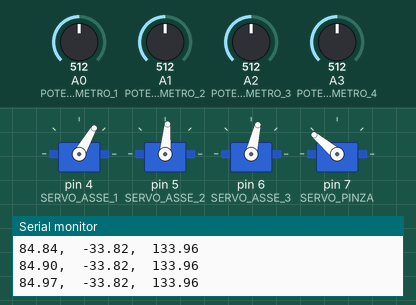
Simulated run of this sketch. Board: Arduino Uno, built with avr-gcc and run on an emulated ATmega328P. Parts: 4 × servo, the last lines printed to the serial monitor. The inputs (shaded band) are chosen by the test bench; at power-on: A3 (POTENZIOMETRO_4) = 512, A0 (POTENZIOMETRO_1) = 512, A1 (POTENZIOMETRO_2) = 512, A2 (POTENZIOMETRO_3) = 512.

Above: at 1.2 s.
1.3 s: A3 (POTENZIOMETRO_4) set to 306
At 2.38 s:
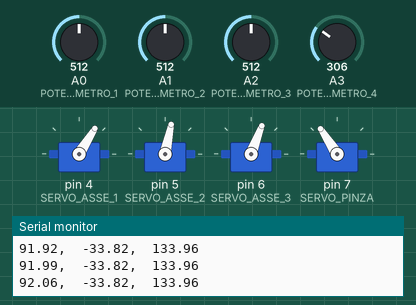
4.3 s: A3 (POTENZIOMETRO_4) set to 30
At 5.22 s:
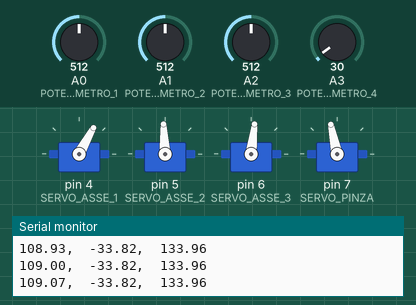
7.3 s: A3 (POTENZIOMETRO_4) set to 716
At 10.21 s:
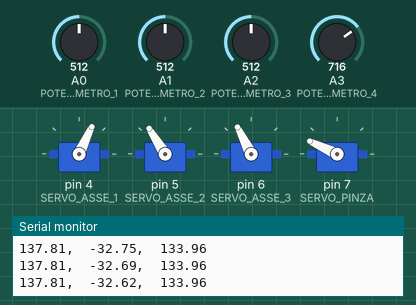
10.3 s: A3 (POTENZIOMETRO_4) set to 992
At 20.0 s:
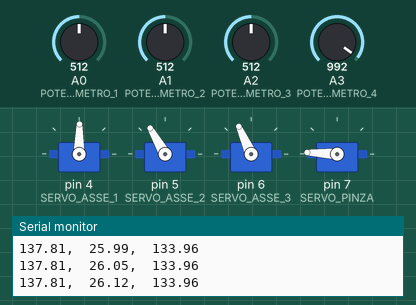
Timing chart, 0 to 21.2 s (numbered marks = the images above; inputs shaded):
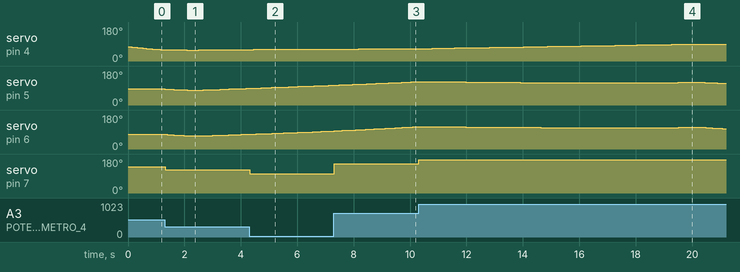

The sketch:

traiettoriaQuadratoXY.ino
```cpp
/*
 *  VEDI LA LEZIONE COMPLETA :  https://youtu.be/VfE-PyNZjaI
 */

#include <Servo.h>

Servo Servo_0;   /* asse 1, angolo Beta */
Servo Servo_1;   /* asse 2, angolo Alfa */
Servo Servo_2;   /* asse 3, angolo Gamma */
Servo Servo_3;

#define POTENZIOMETRO_1   A0
#define POTENZIOMETRO_2   A1
#define POTENZIOMETRO_3   A2
#define POTENZIOMETRO_4   A3

#define SERVO_ASSE_1  4
#define SERVO_ASSE_2  5
#define SERVO_ASSE_3  6
#define SERVO_PINZA   7
#define PULSANTE      3

#define DELTA_ALFA    1
#define DELTA_BETA    1
#define DELTA_GAMMA   1

#define OFFSET_ALFA    0
#define OFFSET_BETA    -11
#define OFFSET_GAMMA   -10

#define DELTA_T_MS    10000


int potenziometro[4];
int alfa1024, beta1024, gamma1024;
float xmm, ymm, zmm;
int tempoPressionePulsanteDS;


float punto0[3], punto1[3], punto2[3], punto3[3];
unsigned long t0, t1;
int   stato_movimento;
float velX, velY, velZ;


void setup()
{
  Serial.begin(115200);

  Servo_0.attach( SERVO_ASSE_1 );
  Servo_1.attach( SERVO_ASSE_2 );
  Servo_2.attach( SERVO_ASSE_3 );
  Servo_3.attach( SERVO_PINZA );

  // PULSANTE
  pinMode(PULSANTE, INPUT);

  tempoPressionePulsanteDS = 0;
  alfa1024 = 500;
  beta1024 = 500;
  gamma1024 = 500;
  calcoloCinematicoDiretto(alfa1024, beta1024, gamma1024, &xmm, &ymm, &zmm);
  writeServo();

  punto0[0] = xmm - 30; // x del punto 0
  punto0[1] = ymm - 30; // y del punto 0
  punto0[2] = zmm; // z del punto 0

  punto1[0] = xmm + 30; // x del punto 1
  punto1[1] = ymm - 30; // y del punto 1
  punto1[2] = zmm; // z del punto 1

  punto2[0] = xmm + 30; // x del punto 0
  punto2[1] = ymm + 30; // y del punto 0
  punto2[2] = zmm; // z del punto 0

  punto3[0] = xmm - 30; // x del punto 1
  punto3[1] = ymm + 30; // y del punto 1
  punto3[2] = zmm; // z del punto 1

  t0 = millis();
  velX = (punto1[0] - punto0[0])/DELTA_T_MS;
  velY = (punto1[1] - punto0[1])/DELTA_T_MS;
  velZ = (punto1[2] - punto0[2])/DELTA_T_MS;
  stato_movimento = 1;

  Serial.println( "Le tre velocità" );
  Serial.println( velX );
  Serial.println( velY );
  Serial.println( velZ );

}

/*
 - loop function
 * ---------------------------------------------------------------------------*/
void loop()
{
  float x2mm, y2mm, z2mm;

  readPot();   // leggo il potenziometro solo per la pinza

  /*
    x2mm = map(potenziometro[0], 0, 1023,   30, 100);
    y2mm = map(potenziometro[1], 0, 1023, -100, 100);
    z2mm = map(potenziometro[2], 0, 1023,    0, 150);
  */

  switch (stato_movimento) {
    case 1:
      /* devo andare da Punto0 a Punto1 */
      x2mm = punto0[0] + velX*(millis() - t0);
      y2mm = punto0[1] + velY*(millis() - t0);
      z2mm = punto0[2] + velZ*(millis() - t0);

      if ( (millis() - t0) >= DELTA_T_MS ) {
        t0 = millis();
        velX = (punto2[0] - punto1[0])/DELTA_T_MS;
        velY = (punto2[1] - punto1[1])/DELTA_T_MS;
        velZ = (punto2[2] - punto1[2])/DELTA_T_MS;
        stato_movimento = 2;
      }
      break;

    case 2:
      /* devo andare da Punto1 a Punto2 */
      x2mm = punto1[0] + velX*(millis() - t0);
      y2mm = punto1[1] + velY*(millis() - t0);
      z2mm = punto1[2] + velZ*(millis() - t0);

      if ( (millis() - t0) >= DELTA_T_MS ) {
        t0 = millis();
        velX = (punto3[0] - punto2[0])/DELTA_T_MS;
        velY = (punto3[1] - punto2[1])/DELTA_T_MS;
        velZ = (punto3[2] - punto2[2])/DELTA_T_MS;
        stato_movimento = 3;
      }
      break;

    case 3:
      /* devo andare da Punto2 a Punto3 */
      x2mm = punto2[0] + velX*(millis() - t0);
      y2mm = punto2[1] + velY*(millis() - t0);
      z2mm = punto2[2] + velZ*(millis() - t0);

      if ( (millis() - t0) >= DELTA_T_MS ) {
        t0 = millis();
        velX = (punto0[0] - punto3[0])/DELTA_T_MS;
        velY = (punto0[1] - punto3[1])/DELTA_T_MS;
        velZ = (punto0[2] - punto3[2])/DELTA_T_MS;
        stato_movimento = 4;
      }
      break;

    default:
      /* devo andare da Punto2 a Punto3 */
      x2mm = punto3[0] + velX*(millis() - t0);
      y2mm = punto3[1] + velY*(millis() - t0);
      z2mm = punto3[2] + velZ*(millis() - t0);

      if ( (millis() - t0) >= DELTA_T_MS ) {
        t0 = millis();
        velX = (punto1[0] - punto0[0])/DELTA_T_MS;
        velY = (punto1[1] - punto0[1])/DELTA_T_MS;
        velZ = (punto1[2] - punto0[2])/DELTA_T_MS;
        stato_movimento = 1;
      }
      break;
  }


  Serial.print(x2mm);
  Serial.print(",\t");
  Serial.print(y2mm);
  Serial.print(",\t");
  Serial.println(z2mm);

/***************

  PRESA DIRETTA SUI POTENZIOMETRI:

  alfa1024 = potenziometro[1];
  beta1024 = potenziometro[0];
  gamma1024 = potenziometro[2];

****************/

  /* posizione effettiva : xmm, ymm, zmm */
  /* posizione desiderata : x2mm, y2mm, z2mm */

  int alfa1024_ok,  beta1024_ok,  gamma1024_ok;
  float errore1;

  calcoloCinematicoDiretto(alfa1024, beta1024, gamma1024, &xmm, &ymm, &zmm);
  errore1 = calcoloErrore ((x2mm - xmm), (y2mm - ymm), (z2mm - zmm));

  alfa1024_ok = alfa1024;
  beta1024_ok = beta1024;
  gamma1024_ok = gamma1024;

  /* TENTATIVO 1 */
  tentativoMovimento( alfa1024 + DELTA_ALFA, beta1024, gamma1024, &errore1, x2mm, y2mm, z2mm, &alfa1024_ok, &beta1024_ok, &gamma1024_ok);

  /* TENTATIVO 2 */
  tentativoMovimento( alfa1024 - DELTA_ALFA, beta1024, gamma1024, &errore1, x2mm, y2mm, z2mm, &alfa1024_ok, &beta1024_ok, &gamma1024_ok);

  /* TENTATIVO 3 */
  tentativoMovimento( alfa1024, beta1024 + DELTA_BETA, gamma1024, &errore1, x2mm, y2mm, z2mm, &alfa1024_ok, &beta1024_ok, &gamma1024_ok);

  /* TENTATIVO 4 */
  tentativoMovimento( alfa1024, beta1024 - DELTA_BETA, gamma1024, &errore1, x2mm, y2mm, z2mm, &alfa1024_ok, &beta1024_ok, &gamma1024_ok);

  /* TENTATIVO 5 */
  tentativoMovimento( alfa1024, beta1024, gamma1024 + DELTA_GAMMA, &errore1, x2mm, y2mm, z2mm, &alfa1024_ok, &beta1024_ok, &gamma1024_ok);

  /* TENTATIVO 6 */
  tentativoMovimento( alfa1024, beta1024, gamma1024 - DELTA_GAMMA, &errore1, x2mm, y2mm, z2mm, &alfa1024_ok, &beta1024_ok, &gamma1024_ok);

  alfa1024 =  alfa1024_ok;
  beta1024 =  beta1024_ok;
  gamma1024 = gamma1024_ok;

  writeServo();

}
```

Button.ino
```cpp
//Calculate the time the button  pressed
void readButton()
{
  if (digitalRead(PULSANTE) == 0)
  {
    delay(10);
    if (digitalRead(PULSANTE) == 0)
    {
      tempoPressionePulsanteDS = 0;
      while (!digitalRead(PULSANTE))
      {
        tempoPressionePulsanteDS ++;
        delay(100);
      }
    }
  }
}
```

Cinematica.ino
```cpp
void calcoloCinematicoDiretto(int alfa1024, int beta1024, int gamma1024, float *xmm, float *ymm, float *zmm) {

  float alfaDeg, betaDeg, gammaDeg;
  alfaDeg  = map(alfa1024, 0, 1023,  18000,    0) / 100.0;
  betaDeg  = map(beta1024, 0, 1023,  -9000, 9000) / 100.0;
  gammaDeg = map(gamma1024, 0, 1023, 18000,    0) / 100.0;

  /* trasformo da gradi a radianti */
  float alfaRad, betaRad, gammaRad;
  alfaRad  = alfaDeg * 3.141592/180.00;
  betaRad  = betaDeg * 3.141592/180.00;
  gammaRad = gammaDeg * 3.141592/180.00;

  float xOmm, yOmm, zOmm;
  xOmm = 0;
  yOmm = 0;
  zOmm = 0;

  float xO1mm, yO1mm, zO1mm;
  xO1mm = xOmm + 0;
  yO1mm = yOmm + 0;
  zO1mm = zOmm + 64;

  float xO2mm, yO2mm, zO2mm;
  xO2mm = xO1mm + 60*cos(alfaRad)*cos(betaRad);
  yO2mm = yO1mm + 60*cos(alfaRad)*sin(betaRad);
  zO2mm = zO1mm + 60*sin(alfaRad);

  float xPmm, yPmm, zPmm;
  /*
   * SENZA CONSIDERARE I 10 MM DI DISALLINEAMENTO
   *
  xPmm = xO2mm + 110*cos(alfaRad - gammaRad)*cos(betaRad);
  yPmm = yO2mm + 110*cos(alfaRad - gammaRad)*sin(betaRad);
  zPmm = zO2mm + 110*sin(alfaRad - gammaRad);
   *
   */
  /*
   * CONSIDERANDO I 10 MM DI DISALLINEAMENTO IN Z
   */
  xPmm = xO2mm + (110*cos(alfaRad - gammaRad) - 10*sin(alfaRad - gammaRad))*cos(betaRad);
  yPmm = yO2mm + (110*cos(alfaRad - gammaRad) - 10*sin(alfaRad - gammaRad))*sin(betaRad);
  zPmm = zO2mm + (110*sin(alfaRad - gammaRad) + 10*cos(alfaRad - gammaRad));

  *xmm = xPmm;
  *ymm = yPmm;
  *zmm = zPmm;

  /*
  Serial.print(xPmm);
  Serial.print(",");
  Serial.print(yPmm);
  Serial.print(",");
  Serial.println(zPmm);
  */
}

float calcoloErrore ( float deltaX, float deltaY, float deltaZ ) {

  return ((deltaX*deltaX) + (deltaY*deltaY) + (deltaZ*deltaZ));

}


void tentativoMovimento(int alfa1024_tmp, int beta1024_tmp, int gamma1024_tmp,
                        float *errore1,
                        float x2mm, float y2mm, float z2mm,
                        int *alfa1024_ok, int *beta1024_ok, int *gamma1024_ok) {

  float xmm_tmp, ymm_tmp, zmm_tmp, errore2;

  calcoloCinematicoDiretto(alfa1024_tmp, beta1024_tmp, gamma1024_tmp, &xmm_tmp, &ymm_tmp, &zmm_tmp);
  errore2 = calcoloErrore ( (x2mm - xmm_tmp), (y2mm - ymm_tmp), (z2mm - zmm_tmp));

  if (errore2 < *errore1) {
    *alfa1024_ok = alfa1024_tmp;
    *beta1024_ok = beta1024_tmp;
    *gamma1024_ok = gamma1024_tmp;

    *errore1 = errore2;
  }

}

void writeServo() {

  Servo_1.write(map(alfa1024, 0, 1023, 0, 180)       + OFFSET_ALFA);
  Servo_0.write(map(beta1024, 0, 1023, 0, 180)       + OFFSET_BETA);
  Servo_2.write(map(gamma1024, 0, 1023, 0, 180)      + OFFSET_GAMMA);
  Servo_3.write(map(potenziometro[3], 0, 1023, 100, 180));

}
```

Record.ino
```cpp
//Read the values ot the potentiometers.
void readPot()
{
  potenziometro[0] = analogRead( POTENZIOMETRO_1 );
  potenziometro[1] = analogRead( POTENZIOMETRO_2 );
  potenziometro[2] = analogRead( POTENZIOMETRO_3 );
  potenziometro[3] = analogRead( POTENZIOMETRO_4 );
}
```

Measured:
- after the input at 1.3 s, servo on pin 7 (SERVO_PINZA): 140° → 123° at once
- after the input at 4.3 s, servo on pin 7 (SERVO_PINZA): 123° → 102° at once
- after the input at 7.3 s, servo on pin 7 (SERVO_PINZA): 102° → 155° at once
- after the input at 10.3 s, servo on pin 7 (SERVO_PINZA): 155° → 177° at once
